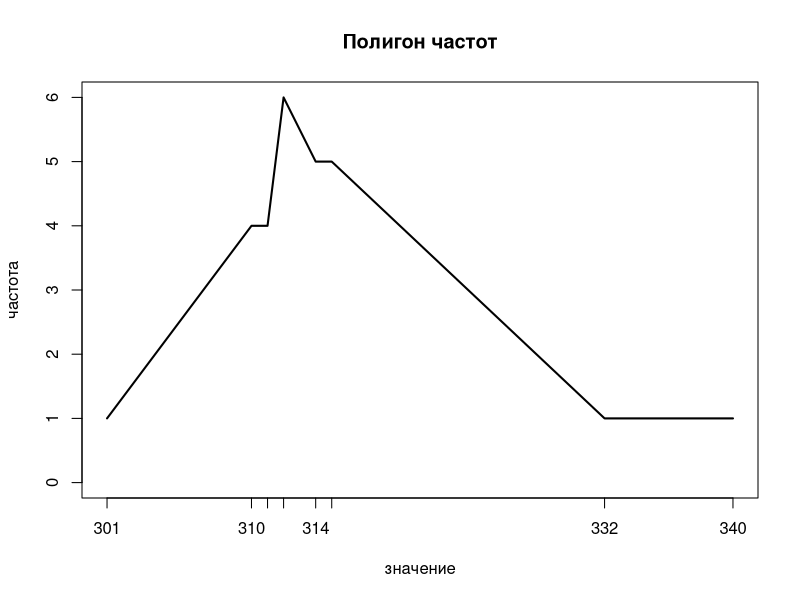
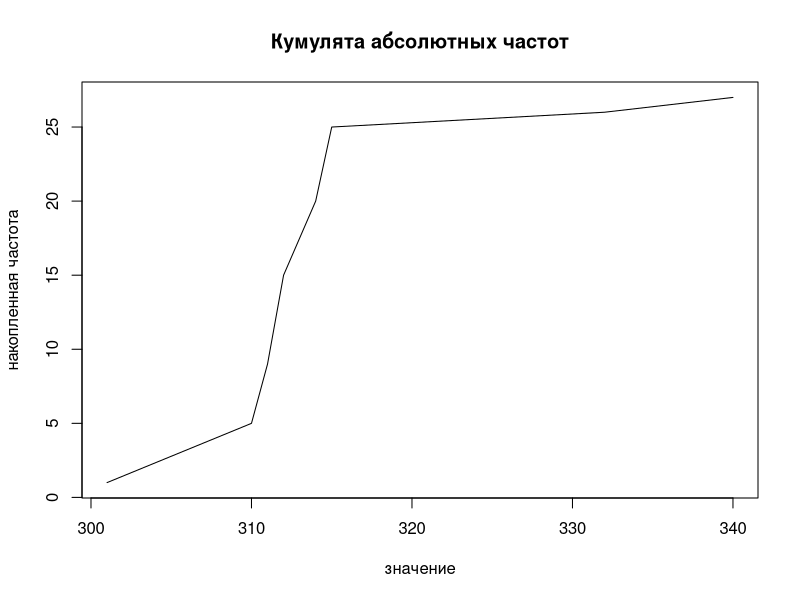
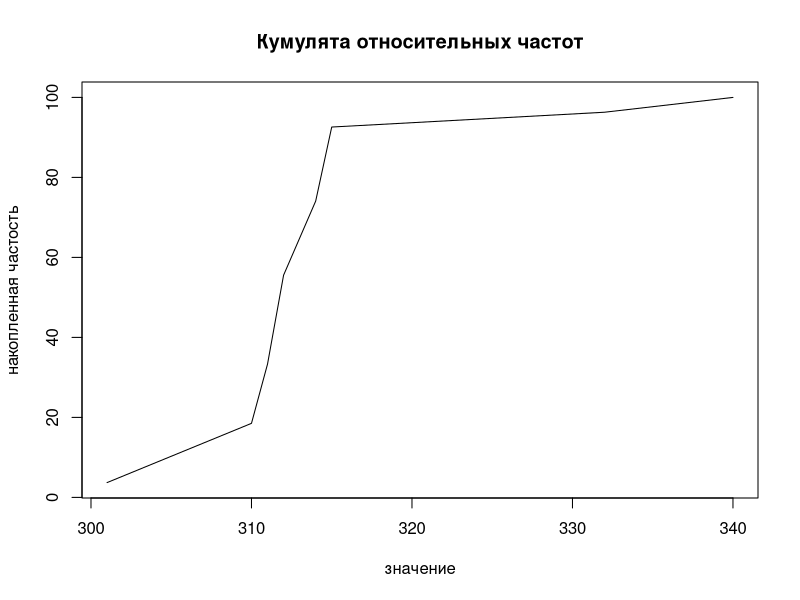

Generate these figures, in order, with R:
dat<-read.table(file="f.txt", sep=",")
y<-t(dat)
a<-table(y)
a
f<-as.data.frame(a)
f[,3]<- 100*a/(sum(a))
f[,4]<- cumsum(a)
f[,5]<- cumsum(f[,3])
colnames(f)<-c("значение","частота","частость","накопленная частота","накопленная частость")
f
plot(a,type="l",main="Полигон частот",xlab="значение", ylab="частота") 
d<-as.numeric(y)
v<-sort(d)
x<-unique(v)
y<-as.numeric(f[,4])
plot(x,as.numeric(f[,4]),type="l",xlab="значение",ylab="накопленная частота", main= "Кумулята абсолютных частот")
plot(x,as.numeric(f[,5]),type="l",xlab="значение",ylab="накопленная частость", main= "Кумулята относительных частот")